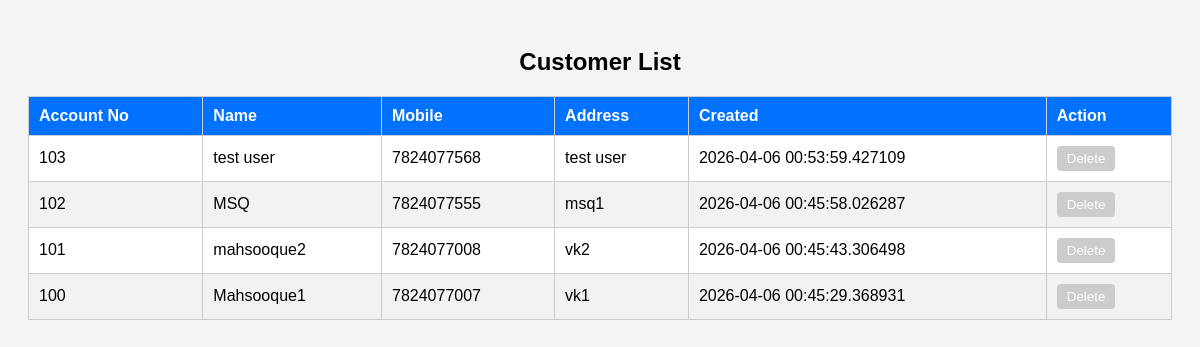
The app's page /customers (signed in) with its own data.
### tables this page shows
CREATE TABLE customers(
    id INTEGER PRIMARY KEY AUTOINCREMENT,
    account_number TEXT UNIQUE,
    name TEXT,
    mobile TEXT UNIQUE,
    address TEXT,
    created TEXT
);

### app.py (the view)
@app.route("/customers")
def customers_list():
    if "user" not in session:
        return redirect("/")
    db = get_db()
    customers = db.execute("SELECT * FROM customers ORDER BY created DESC").fetchall()
    return render_template("customers.html", customers=customers)

### app.py (called while the page is built)
def get_db():
    conn = sqlite3.connect("bank.db")
    conn.row_factory = sqlite3.Row
    return conn

@app.before_request
def session_timeout():
    if "user" in session:
        now = datetime.now().timestamp()
        last_activity = session.get("last_activity", now)
        if now - last_activity > 300:
            session.clear()
            return redirect("/")
        session["last_activity"] = now

### templates/customers.html (shortened to what this page needs)
<!DOCTYPE html>
<html lang="en">
<head>
</head>
<body>
<h2>Customer List</h2>
<table>
  <thead>
    <tr>
      <th>Account No</th>
      <th>Name</th>
      <th>Mobile</th>
      <th>Address</th>
      <th>Created</th>
      <th>Action</th>
    </tr>
  </thead>
  <tbody>
    {% for cust in customers %}
    <tr>
      <td>{{cust.account_number}}</td>
      <td>{{cust.name}}</td>
      <td>{{cust.mobile}}</td>
      <td>{{cust.address}}</td>
      <td>{{cust.created}}</td>
      <td>
        <form method="POST" action="/delete_customer/{{cust.id}}">
          <button type="submit" {% if cust.id != last_customer_id %}disabled{% endif %}>
            Delete
          </button>
        </form>
      </td>
    </tr>
    {% endfor %}
  </tbody>
</table>
</body>
</html>

### templates/customers.html (style rules this page uses)
body { font-family: Arial, Helvetica, sans-serif; padding:20px; background:#f4f4f4; }
table { width:100%; border-collapse: collapse; background:white; }
th, td { padding:10px; border:1px solid #ccc; text-align:left; }
th { background:#0072ff; color:white; }
tr:nth-child(even) { background:#f2f2f2; }
button { padding:5px 10px; background:red; color:white; border:none; cursor:pointer; border-radius:4px; }
button:disabled { background:#ccc; cursor:not-allowed; }
h2 { text-align:center; margin-bottom:20px; }

### records on screen
customers: account_number "103", name "test user", mobile "7824077568", address "test user", created "2026-04-06 00:53:59.427109"
customers: account_number "102", name "MSQ", mobile "7824077555", address "msq1", created "2026-04-06 00:45:58.026287"
customers: account_number "101", name "mahsooque2", mobile "7824077008", address "vk2", created "2026-04-06 00:45:43.306498"
customers: account_number "100", name "Mahsooque1", mobile "7824077007", address "vk1", created "2026-04-06 00:45:29.368931"
